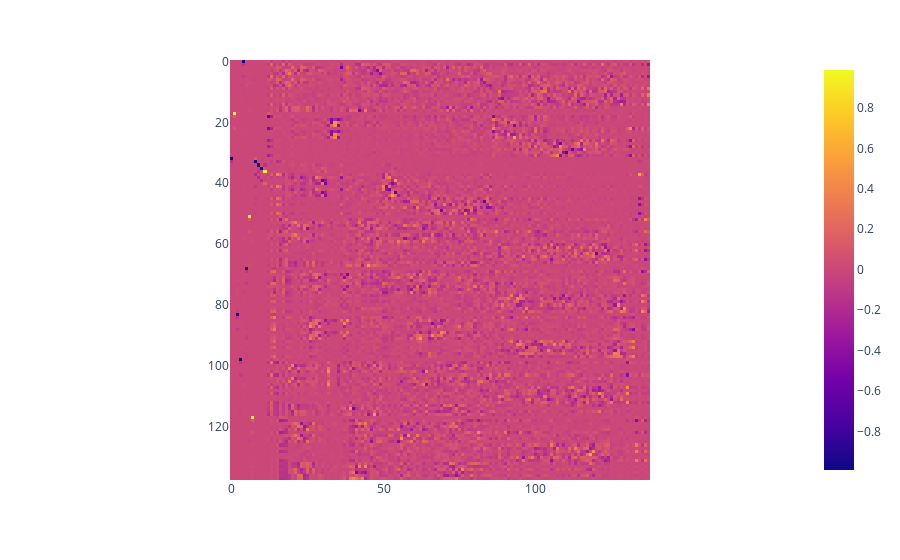

Here is the notebook cell this chart was saved with:
### Code cell
coeff_matrix_test = doc["coeff_matrices"]
coeff_matrix_test = np.array(coeff_matrix_test)
alpha_coeff_matrix_test = coeff_matrix_test[2,0]
sum_square_alpha = np.sum(alpha_coeff_matrix_test**2, axis=1)
print(sum_square_alpha)
# Plot an imshow of the alpha coefficients
fig = px.imshow(alpha_coeff_matrix_test)
fig.show()

### Figure 1 — Plotly figure (JSON) as saved in the notebook; plotly's stock layout.template omitted (floating-point values rounded to 4 significant figures; data arrays with more than 128 entries replaced by an {"elided": "..."} marker saying what was removed)
{"data": [{"coloraxis": "coloraxis", "hovertemplate": "x: %{x}<br>y: %{y}<br>color: %{z}<extra></extra>", "name": "0", "type": "heatmap", "xaxis": "x", "yaxis": "y", "z": {"elided": "138x138 float values"}}], "layout": {"coloraxis": {"colorscale": [[0, "#0d0887"], [0.1111, "#46039f"], [0.2222, "#7201a8"], [0.3333, "#9c179e"], [0.4444, "#bd3786"], [0.5556, "#d8576b"], [0.6667, "#ed7953"], [0.7778, "#fb9f3a"], [0.8889, "#fdca26"], [1, "#f0f921"]]}, "margin": {"t": 60}, "xaxis": {"anchor": "y", "constrain": "domain", "domain": [0, 1], "scaleanchor": "y"}, "yaxis": {"anchor": "x", "autorange": "reversed", "constrain": "domain", "domain": [0, 1]}}}
